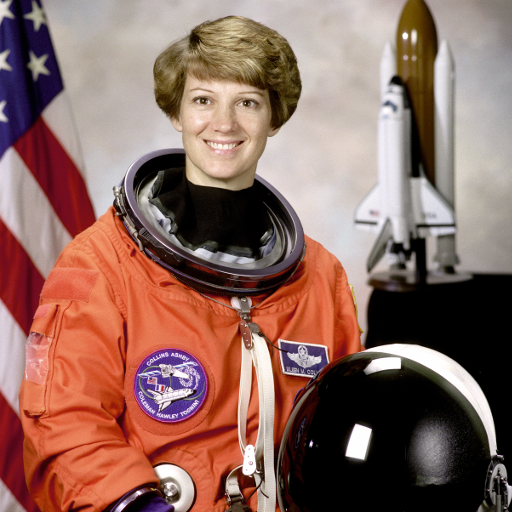
#> input picture 03_notebooks/astronaut.png, 512 x 512 px
$ jupyter execute '03_loading_viewing_saving .ipynb'   (shell and % lines are left out)
#> lines starting #> are read from the running program, lines starting #| are printed output that depends on the picture
# There are 3 Python libraries for handling images

[cell 1]
import numpy as np
from matplotlib import pyplot as plt
plt.rcParams['axes.labelsize'] = 18
plt.rcParams['xtick.labelsize'] = 14
plt.rcParams['ytick.labelsize'] = 14

## Method 1: PIL

[cell 2]
from PIL import Image

PIL_image = Image.open("astronaut.png")
#> PIL_image is the input picture: PIL image 512x512 RGB; mean R, G, B 141.6, 105.8, 96.5
PIL_image.show()

This displays the image typically in an external program.

## Method 2: opencv

[cell 3]
import cv2
CV2_image = cv2.imread('astronaut.png');
#cv2.imshow("Eileen Collins", CV2_image)
#cv2.waitKey(0)
#cv2.destroyAllWindows()

error prone. Don't close the viewer window, use destroyAllWindows(). Fails in Jupyter notebooks under Linux.

[cell 4]
print('CV2_image:',CV2_image.shape,"  data type:", CV2_image.dtype,"   min & max values:", CV2_image.min(), CV2_image.max())
#| CV2_image: (512, 512, 3)   data type: uint8    min & max values: 0 255

## Method 2a: opencv & matplotlib

[cell 5]
plt.figure(figsize=(16,8))

plt.subplot(121)
plt.imshow(PIL_image)
plt.axis('off')
plt.title('PIL', fontsize=20)

# matplotlib expects RGB
plt.subplot(122)
plt.imshow(CV2_image)
plt.axis('off')
plt.title('opencv', fontsize=20)

plt.show()
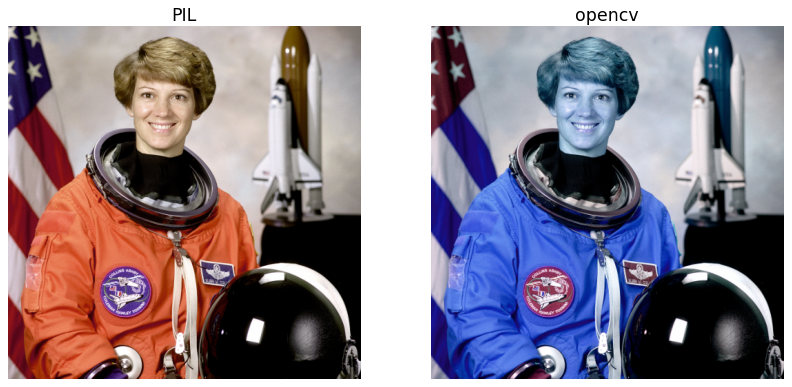
#> figure drawn by matplotlib, 2 panels; B, G, R data is drawn as R, G, B

[cell 6]
# opencv uses BGR instead of RGB like the rest of the world .....

plt.figure(figsize=(6,6))

# let's switch B and R to obtain RGB
CV2_conv = np.dstack((CV2_image[:,:,2],CV2_image[:,:,1],CV2_image[:,:,0]))
# there is an opencv function for that
# CV2_conv = cv2.cvtColor(CV2_image,cv2.COLOR_BGR2RGB);

plt.imshow(CV2_conv)
plt.axis('off')
plt.title('opencv, corrected', fontsize=20)

plt.show()

## Method 3: scikit-image & matplotlib

[cell 7]
from skimage.io import imread
ski_image = imread('astronaut.png')

[cell 8]
# creating a BW image
from skimage import color
ski_image_bw = color.rgb2gray(imread('astronaut.png'))
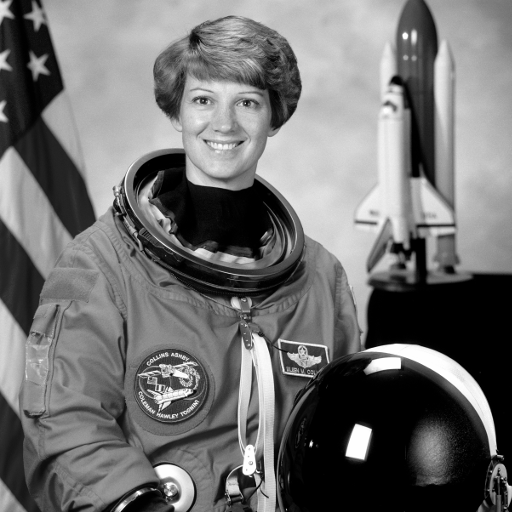
#> ski_image_bw: shape (512, 512) float64; min 0, max 1, mean 0.442

[cell 9]
plt.figure(figsize=(14,8))

# for plotting the BW image we need the right colormap
plt.subplot(121)
plt.imshow(ski_image_bw, cmap='gray')   # observe the setting of the color map for the black and white image
plt.axis('off')
plt.title('Eileen Collins', fontsize=20)

plt.subplot(122)
plt.imshow(ski_image)
plt.axis('off')
plt.title('Eileen Collins', fontsize=20)

plt.show()
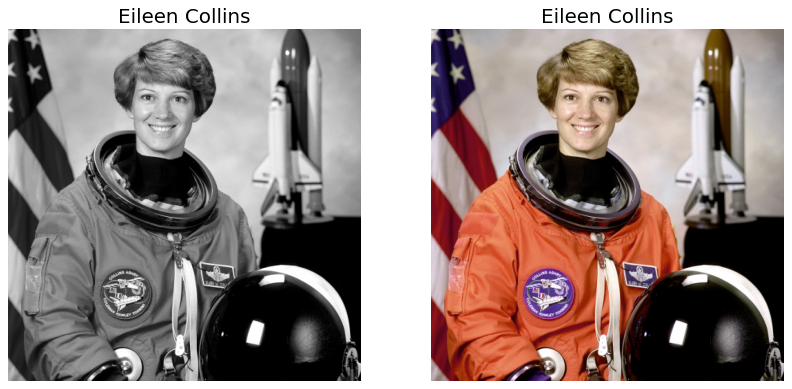
#> figure drawn by matplotlib, 2 panels

## Data types differ

[cell 10]
print('ski_image:',ski_image.shape,"  data type:", ski_image.dtype,"  min & max values:", ski_image.min(), ski_image.max())
#| ski_image: (512, 512, 3)   data type: uint8   min & max values: 0 255
print('ski_image_bw:',ski_image_bw.shape,"  data type:", ski_image_bw.dtype,"  min & max values:", ski_image_bw.min(), ski_image_bw.max())
#| ski_image_bw: (512, 512)   data type: float64   min & max values: 0.0 1.0

## Saving images

[cell 11]
cv2.imwrite('collins_cv2.tif',CV2_image)   # do not save not CV2_conv!
cv2.imwrite('collins_cv2.jpg',CV2_image)

from skimage.io import imsave
imsave("collins_ski.tif", ski_image)
imsave("collins_ski.jpg", ski_image)

$ run again, with 03_notebooks/first.png copied over 03_notebooks/astronaut.png
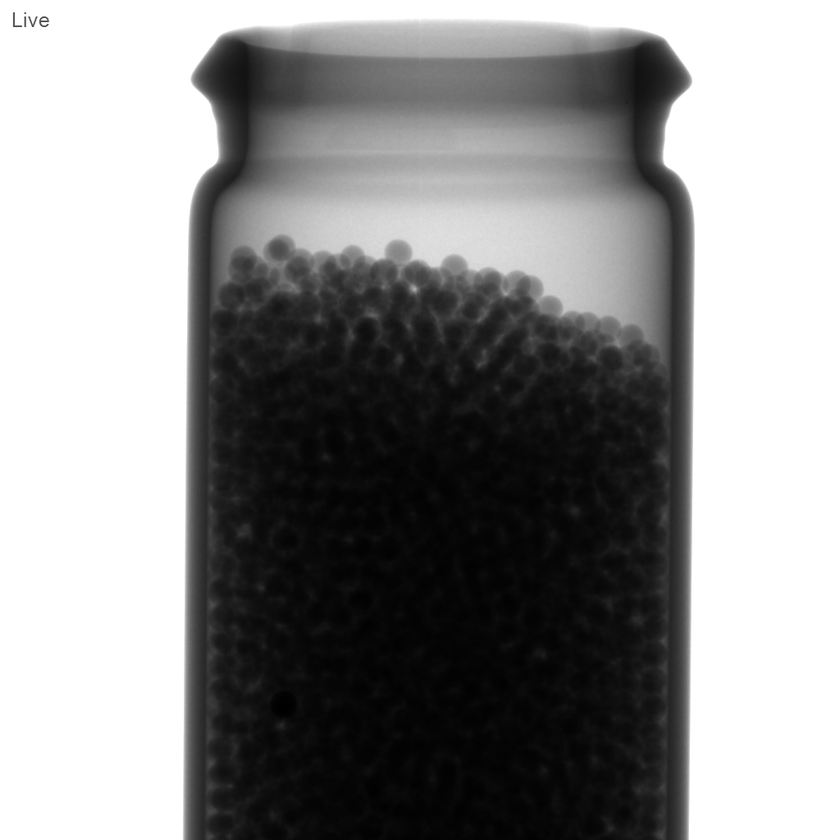
#> input picture 03_notebooks/first.png, 840 x 840 px, shrunk from 1024 x 1023 before the run
#> PIL_image is the input picture: PIL image 840x840 L; min 0, max 255, mean 142.1
#| CV2_image: (840, 840, 3)   data type: uint8    min & max values: 0 255
#> `plt.show()`:
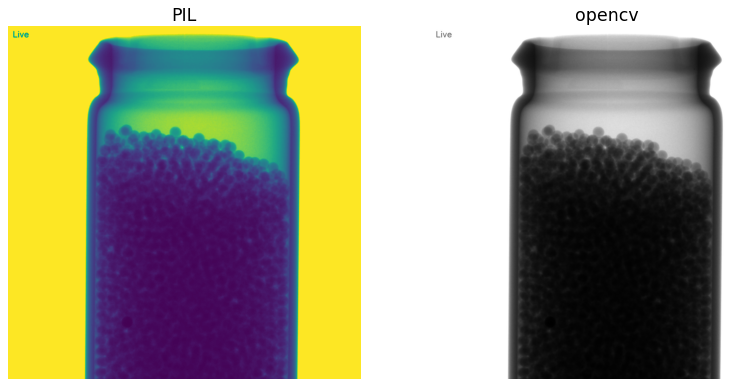
#> figure drawn by matplotlib, 2 panels
#> `plt.show()`:
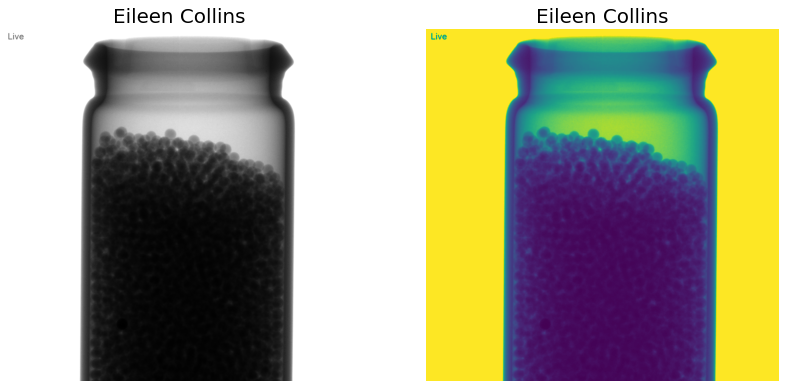
#> figure drawn by matplotlib, 2 panels
#| ski_image: (840, 840)   data type: uint8   min & max values: 0 255
#| ski_image_bw: (840, 840)   data type: uint8   min & max values: 0 255
